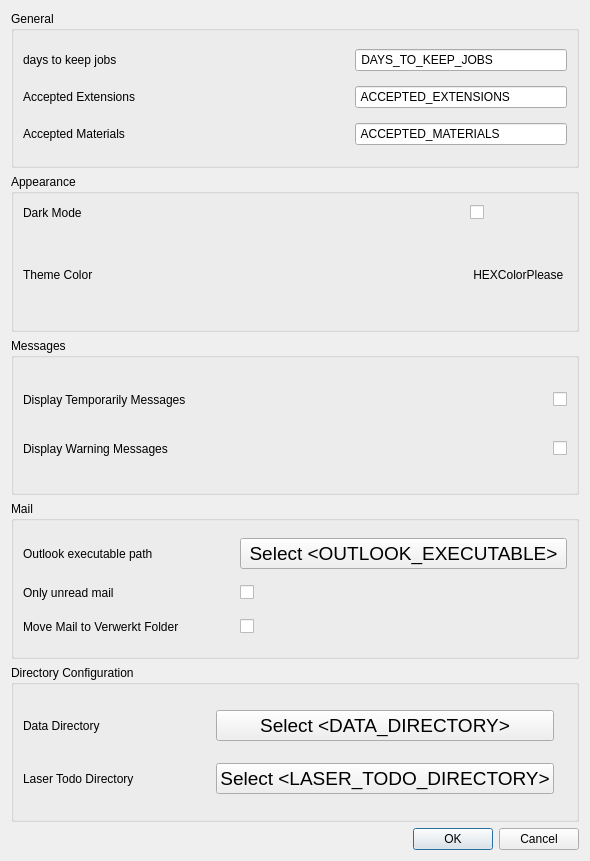
<?xml version="1.0" encoding="UTF-8"?>
<ui version="4.0">
 <class>Dialog</class>
 <widget class="QDialog" name="Dialog">
  <property name="geometry">
   <rect>
    <x>0</x>
    <y>0</y>
    <width>590</width>
    <height>861</height>
   </rect>
  </property>
  <property name="windowTitle">
   <string>Dialog</string>
  </property>
  <layout class="QHBoxLayout" name="horizontalLayout_3">
   <item>
    <layout class="QVBoxLayout" name="verticalLayout_2">
     <item>
      <widget class="QGroupBox" name="groupBox_3">
       <property name="title">
        <string>General</string>
       </property>
       <layout class="QHBoxLayout" name="horizontalLayout_4">
        <item>
         <layout class="QGridLayout" name="gridLayout_5">
          <item row="2" column="1">
           <spacer name="horizontalSpacer_12">
            <property name="orientation">
             <enum>Qt::Horizontal</enum>
            </property>
            <property name="sizeHint" stdset="0">
             <size>
              <width>40</width>
              <height>20</height>
             </size>
            </property>
           </spacer>
          </item>
          <item row="2" column="0">
           <widget class="QLabel" name="label_14">
            <property name="text">
             <string>Accepted Materials</string>
            </property>
            <property name="buddy">
             <cstring>lineEdit_3</cstring>
            </property>
           </widget>
          </item>
          <item row="0" column="2">
           <widget class="QLineEdit" name="lineEdit">
            <property name="text">
             <string> DAYS_TO_KEEP_JOBS </string>
            </property>
           </widget>
          </item>
          <item row="1" column="2">
           <widget class="QLineEdit" name="lineEdit_2">
            <property name="text">
             <string> ACCEPTED_EXTENSIONS </string>
            </property>
           </widget>
          </item>
          <item row="0" column="1">
           <spacer name="horizontalSpacer_10">
            <property name="orientation">
             <enum>Qt::Horizontal</enum>
            </property>
            <property name="sizeHint" stdset="0">
             <size>
              <width>40</width>
              <height>20</height>
             </size>
            </property>
           </spacer>
          </item>
          <item row="1" column="1">
           <spacer name="horizontalSpacer_11">
            <property name="orientation">
             <enum>Qt::Horizontal</enum>
            </property>
            <property name="sizeHint" stdset="0">
             <size>
              <width>40</width>
              <height>20</height>
             </size>
            </property>
           </spacer>
          </item>
          <item row="2" column="2">
           <widget class="QLineEdit" name="lineEdit_3">
            <property name="text">
             <string> ACCEPTED_MATERIALS </string>
            </property>
           </widget>
          </item>
          <item row="0" column="0">
           <widget class="QLabel" name="label_5">
            <property name="text">
             <string>days to keep jobs</string>
            </property>
            <property name="buddy">
             <cstring>lineEdit</cstring>
            </property>
           </widget>
          </item>
          <item row="1" column="0">
           <widget class="QLabel" name="label_16">
            <property name="text">
             <string>Accepted Extensions</string>
            </property>
            <property name="buddy">
             <cstring>lineEdit_2</cstring>
            </property>
           </widget>
          </item>
         </layout>
        </item>
       </layout>
      </widget>
     </item>
     <item>
      <widget class="QGroupBox" name="groupBox">
       <property name="title">
        <string>Appearance</string>
       </property>
       <layout class="QVBoxLayout" name="verticalLayout">
        <item>
         <layout class="QGridLayout" name="gridLayout">
          <item row="1" column="1">
           <spacer name="horizontalSpacer">
            <property name="orientation">
             <enum>Qt::Horizontal</enum>
            </property>
            <property name="sizeHint" stdset="0">
             <size>
              <width>40</width>
              <height>20</height>
             </size>
            </property>
           </spacer>
          </item>
          <item row="0" column="0">
           <widget class="QLabel" name="label_10">
            <property name="text">
             <string>Dark Mode</string>
            </property>
            <property name="buddy">
             <cstring>checkBox</cstring>
            </property>
           </widget>
          </item>
          <item row="0" column="2">
           <widget class="QCheckBox" name="checkBox">
            <property name="text">
             <string/>
            </property>
           </widget>
          </item>
          <item row="1" column="0">
           <widget class="QLabel" name="label_11">
            <property name="text">
             <string>Theme Color</string>
            </property>
           </widget>
          </item>
          <item row="1" column="2">
           <widget class="QLabel" name="label_25">
            <property name="text">
             <string> HEXColorPlease </string>
            </property>
           </widget>
          </item>
          <item row="0" column="1">
           <spacer name="horizontalSpacer_2">
            <property name="orientation">
             <enum>Qt::Horizontal</enum>
            </property>
            <property name="sizeHint" stdset="0">
             <size>
              <width>40</width>
              <height>20</height>
             </size>
            </property>
           </spacer>
          </item>
         </layout>
        </item>
       </layout>
      </widget>
     </item>
     <item>
      <widget class="QGroupBox" name="groupBox_5">
       <property name="title">
        <string>Messages</string>
       </property>
       <layout class="QHBoxLayout" name="horizontalLayout_5">
        <item>
         <layout class="QGridLayout" name="gridLayout_3">
          <item row="1" column="1">
           <spacer name="horizontalSpacer_6">
            <property name="orientation">
             <enum>Qt::Horizontal</enum>
            </property>
            <property name="sizeHint" stdset="0">
             <size>
              <width>40</width>
              <height>20</height>
             </size>
            </property>
           </spacer>
          </item>
          <item row="0" column="0">
           <widget class="QLabel" name="label_7">
            <property name="text">
             <string>Display Temporarily Messages</string>
            </property>
            <property name="buddy">
             <cstring>checkBox_2</cstring>
            </property>
           </widget>
          </item>
          <item row="0" column="2">
           <widget class="QCheckBox" name="checkBox_2">
            <property name="text">
             <string/>
            </property>
           </widget>
          </item>
          <item row="1" column="0">
           <widget class="QLabel" name="label_8">
            <property name="text">
             <string>Display Warning Messages</string>
            </property>
            <property name="buddy">
             <cstring>checkBox_3</cstring>
            </property>
           </widget>
          </item>
          <item row="0" column="1">
           <spacer name="horizontalSpacer_5">
            <property name="orientation">
             <enum>Qt::Horizontal</enum>
            </property>
            <property name="sizeHint" stdset="0">
             <size>
              <width>40</width>
              <height>20</height>
             </size>
            </property>
           </spacer>
          </item>
          <item row="1" column="2">
           <widget class="QCheckBox" name="checkBox_3">
            <property name="text">
             <string/>
            </property>
           </widget>
          </item>
         </layout>
        </item>
       </layout>
      </widget>
     </item>
     <item>
      <widget class="QGroupBox" name="groupBox_4">
       <property name="title">
        <string>Mail</string>
       </property>
       <layout class="QHBoxLayout" name="horizontalLayout_2">
        <item>
         <layout class="QGridLayout" name="gridLayout_4">
          <item row="1" column="2">
           <widget class="QCheckBox" name="checkBox_5">
            <property name="text">
             <string/>
            </property>
           </widget>
          </item>
          <item row="2" column="2">
           <widget class="QCheckBox" name="checkBox_4">
            <property name="text">
             <string/>
            </property>
           </widget>
          </item>
          <item row="2" column="0">
           <widget class="QLabel" name="label_4">
            <property name="text">
             <string>Move Mail to Verwerkt Folder</string>
            </property>
            <property name="buddy">
             <cstring>checkBox_4</cstring>
            </property>
           </widget>
          </item>
          <item row="1" column="0">
           <widget class="QLabel" name="label_6">
            <property name="text">
             <string>Only unread mail</string>
            </property>
            <property name="buddy">
             <cstring>checkBox_5</cstring>
            </property>
           </widget>
          </item>
          <item row="0" column="0">
           <widget class="QLabel" name="label_2">
            <property name="text">
             <string>Outlook executable path</string>
            </property>
            <property name="buddy">
             <cstring>selectFilesButton</cstring>
            </property>
           </widget>
          </item>
          <item row="0" column="1">
           <spacer name="horizontalSpacer_7">
            <property name="orientation">
             <enum>Qt::Horizontal</enum>
            </property>
            <property name="sizeHint" stdset="0">
             <size>
              <width>40</width>
              <height>20</height>
             </size>
            </property>
           </spacer>
          </item>
          <item row="0" column="2">
           <widget class="SelectFilesQPushButton" name="selectFilesButton">
            <property name="font">
             <font>
              <pointsize>14</pointsize>
             </font>
            </property>
            <property name="text">
             <string> Select &lt;OUTLOOK_EXECUTABLE&gt; </string>
            </property>
           </widget>
          </item>
          <item row="2" column="1">
           <spacer name="horizontalSpacer_9">
            <property name="orientation">
             <enum>Qt::Horizontal</enum>
            </property>
            <property name="sizeHint" stdset="0">
             <size>
              <width>40</width>
              <height>20</height>
             </size>
            </property>
           </spacer>
          </item>
          <item row="1" column="1">
           <spacer name="horizontalSpacer_8">
            <property name="orientation">
             <enum>Qt::Horizontal</enum>
            </property>
            <property name="sizeHint" stdset="0">
             <size>
              <width>40</width>
              <height>20</height>
             </size>
            </property>
           </spacer>
          </item>
         </layout>
        </item>
       </layout>
      </widget>
     </item>
     <item>
      <widget class="QGroupBox" name="groupBox_2">
       <property name="title">
        <string>Directory Configuration</string>
       </property>
       <layout class="QHBoxLayout" name="horizontalLayout">
        <item>
         <layout class="QGridLayout" name="gridLayout_2">
          <item row="0" column="0">
           <widget class="QLabel" name="label">
            <property name="text">
             <string>Data Directory</string>
            </property>
            <property name="buddy">
             <cstring>selectFolderButton</cstring>
            </property>
           </widget>
          </item>
          <item row="1" column="0">
           <widget class="QLabel" name="label_3">
            <property name="text">
             <string>Laser Todo Directory </string>
            </property>
            <property name="buddy">
             <cstring>selectFolderButton_2</cstring>
            </property>
           </widget>
          </item>
          <item row="0" column="2">
           <widget class="SelectFolderQPushButton" name="selectFolderButton">
            <property name="font">
             <font>
              <pointsize>14</pointsize>
             </font>
            </property>
            <property name="text">
             <string>Select &lt;DATA_DIRECTORY&gt;</string>
            </property>
           </widget>
          </item>
          <item row="1" column="2">
           <widget class="SelectFolderQPushButton" name="selectFolderButton_2">
            <property name="font">
             <font>
              <pointsize>14</pointsize>
             </font>
            </property>
            <property name="text">
             <string>Select &lt;LASER_TODO_DIRECTORY&gt;</string>
            </property>
           </widget>
          </item>
          <item row="1" column="1">
           <spacer name="horizontalSpacer_3">
            <property name="orientation">
             <enum>Qt::Horizontal</enum>
            </property>
            <property name="sizeHint" stdset="0">
             <size>
              <width>40</width>
              <height>20</height>
             </size>
            </property>
           </spacer>
          </item>
          <item row="0" column="1">
           <spacer name="horizontalSpacer_4">
            <property name="orientation">
             <enum>Qt::Horizontal</enum>
            </property>
            <property name="sizeHint" stdset="0">
             <size>
              <width>40</width>
              <height>20</height>
             </size>
            </property>
           </spacer>
          </item>
         </layout>
        </item>
        <item>
         <widget class="QLabel" name="label_12">
          <property name="text">
           <string/>
          </property>
         </widget>
        </item>
       </layout>
      </widget>
     </item>
     <item>
      <widget class="QDialogButtonBox" name="buttonBox_2">
       <property name="orientation">
        <enum>Qt::Horizontal</enum>
       </property>
       <property name="standardButtons">
        <set>QDialogButtonBox::Cancel|QDialogButtonBox::Ok</set>
       </property>
      </widget>
     </item>
    </layout>
   </item>
  </layout>
 </widget>
 <customwidgets>
  <customwidget>
   <class>SelectFolderQPushButton</class>
   <extends>QPushButton</extends>
   <header>button.h</header>
  </customwidget>
  <customwidget>
   <class>SelectFilesQPushButton</class>
   <extends>QPushButton</extends>
   <header>button.h</header>
  </customwidget>
 </customwidgets>
 <resources/>
 <connections/>
</ui>
